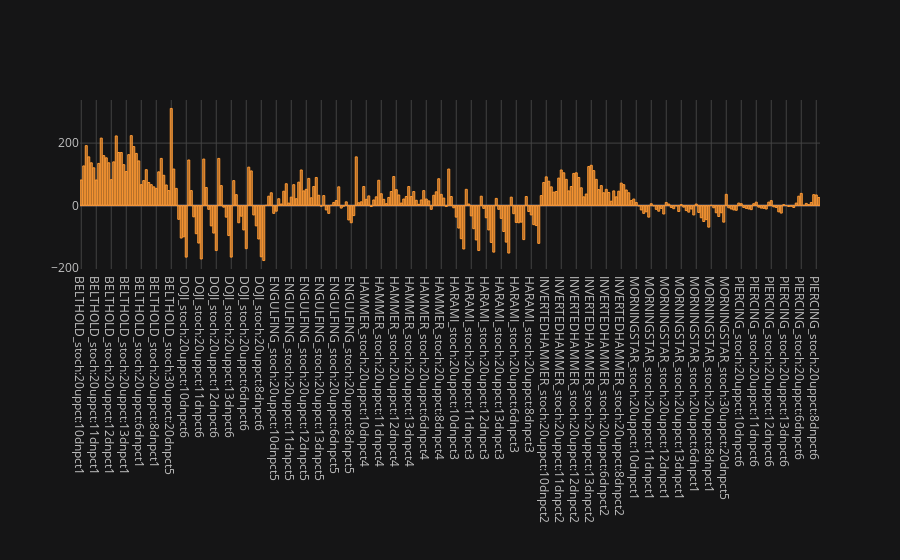

Notebook code cell kept with this figure:
### Markdown cell above
# Final Pnl

### Code cell
df.groupby('strat_name').agg('sum')['final_pnl'].iplot(theme='solar',kind='bar')

### Figure 1 — Plotly figure (JSON) as saved in the notebook; plotly's stock layout.template omitted (floating-point values rounded to 4 significant figures; data arrays with more than 128 entries replaced by an {"elided": "..."} marker saying what was removed)
{"data": [{"marker": {"color": "rgba(255, 153, 51, 0.6)", "line": {"color": "rgba(255, 153, 51, 1.0)", "width": 1}}, "name": "final_pnl", "orientation": "v", "text": "", "type": "bar", "x": {"elided": "296 str values"}, "y": {"elided": "296 int values"}}], "layout": {"legend": {"bgcolor": "#151516", "font": {"color": "#D9D9D9"}}, "paper_bgcolor": "#151516", "plot_bgcolor": "#151516", "title": {"font": {"color": "#D9D9D9"}}, "xaxis": {"gridcolor": "#434343", "showgrid": true, "tickfont": {"color": "#C2C2C2"}, "title": {"font": {"color": "#D9D9D9"}, "text": ""}, "zerolinecolor": "#666570"}, "yaxis": {"gridcolor": "#434343", "showgrid": true, "tickfont": {"color": "#C2C2C2"}, "title": {"font": {"color": "#D9D9D9"}, "text": ""}, "zerolinecolor": "#666570"}}}
